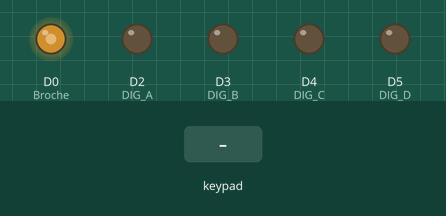
This program was run on a simulated Arduino MKR. Parts: output pins drawn as LEDs (lit = HIGH). The test bench sets the inputs (shaded band). What the program prints to the serial monitor is not drawn.

Above: at 1.26 s.
1.3 s: keypad keys 1 0 1 1 1 2 1 3 A pressed 0.4 s apart
At 5.2 s:
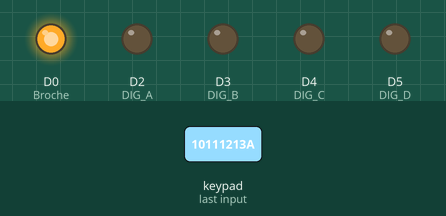
6.4 s: key '1' pressed
At 6.81 s:
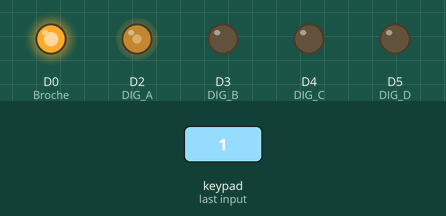
9.4 s: key 'C' pressed
At 9.61 s:
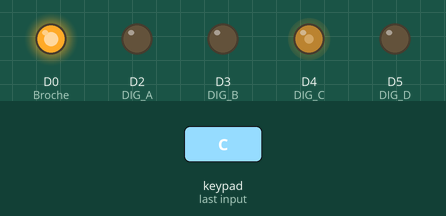
12.4 s: keypad keys 6 7 8 9 D pressed 0.4 s apart
At 14.49 s:
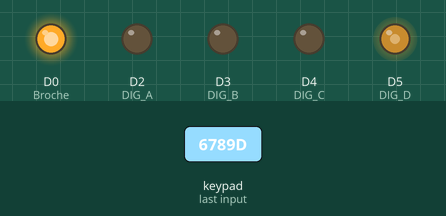
16.1 s: keypad keys 1 0 1 1 1 2 1 3 D pressed 0.4 s apart
22.7 s: keypad keys 1 0 1 1 1 2 1 3 pressed 0.4 s apart
Timing chart, 0 to 29.9 s (numbered marks = the images above; inputs shaded):
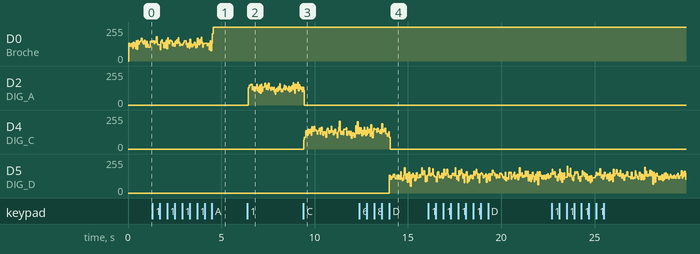

The program:

main.cpp
```cpp
#include <Arduino.h>

//#include "WIFIConnector_MKR1000.h"
//#include "MQTTConnector.h"

//Libraries
#include <Keypad.h>//https://github.com/Chris--A/Keypad
//Constants
#define ROWS 4
#define COLS 4
const int DIG_A =   2;            //Broche relier au boutton A
const int DIG_B =   3;            //Broche relier au boutton B
const int DIG_C =   4;            //Broche relier au boutton C
const int DIG_D =   5;            //Broche relier au boutton D


//Parameters

//Creation d'un objet de 4 lignes et 4 colonnes = 16 touches
const char kp4x4Keys[ROWS][COLS]  = {{'1', '2', '3', 'A'}, {'4', '5', '6', 'B'}, {'7', '8', '9', 'C'}, {'*', '0', '#', 'D'}};

byte rowKp4x4Pin [4] = {6, 7, 8, 9};       // Broches representants les 4 lignes de la matrices
byte colKp4x4Pin [4] = {10, 11, 12, 13};       // Broches representants les 4 colonnes de la matrices

//Variables
char ValeurChoisie = 'I';
int Intensite = 3;
int Broche = 0;                   //Pour contenir une broche temporairement
bool ConfirmationBroche    =  false;
bool ConfirmationIntensite = false;

//Initialisation d'une classe au format matrice 4x4
Keypad kp4x4  = Keypad(makeKeymap(kp4x4Keys), rowKp4x4Pin, colKp4x4Pin, ROWS, COLS);


void setup() {

 //Init Serial USB
 Serial.begin(9600);
 //wifiConnect();                  //Branchement au réseau WIFI
 // MQTTConnect();                  //Branchement au broker MQTT
 pinMode(DIG_A, OUTPUT);
 pinMode(DIG_B, OUTPUT);
 pinMode(DIG_C, OUTPUT);
 pinMode(DIG_D, OUTPUT);
}


void loop()
{
     // digitalWrite(DIG_A,LOW);
      char customKey = kp4x4.getKey();
    switch (customKey)
  {
  case 'A':
         Broche = DIG_A;
         analogWrite(DIG_A,Intensite );
         //delay(3000);
         analogWrite(DIG_B, 0);
         analogWrite(DIG_C, 0);
         analogWrite(DIG_D, 0);
         //delay(8000);
         Intensite = 0;


    break;
  case 'B':
         Broche = DIG_B;
         analogWrite(DIG_A, 0);
         analogWrite(DIG_B, Intensite);
         analogWrite(DIG_C, 0);
         analogWrite(DIG_D, 0);
         //delay(3000);
         Intensite = 0;
    break;
  case 'C':
         Broche = DIG_C;
         analogWrite(DIG_A, 0);
         analogWrite(DIG_B, 0);
         analogWrite(DIG_C, Intensite);
         analogWrite(DIG_D, 0);
    break;
  case 'D':
        Broche = DIG_D;
         analogWrite(DIG_A, 0);
         analogWrite(DIG_B, 0);
         analogWrite(DIG_C, 0);
         analogWrite(DIG_D, Intensite);
    break;
  default:
       Serial.println("Broche");
       //delay(500);
    break;
  }


  if (customKey == '*')
  {

     ConfirmationBroche = true;
       Serial.println("ConfirBroche");
  }

  switch (customKey)
 {
    case '1':
        Intensite = int(customKey) - '0';
       Serial.println(Intensite);

      break;
    case '2':
        Intensite = int(customKey) - '0';
      break;
    case '3':
        Intensite = int(customKey) - '0';
      break;
    case '4':
        Intensite = int(customKey) - '0';
      break;
    case '5':
        Intensite = int(customKey) - '0';
      break;
    case '6':
        Intensite = int(customKey) - '0';
      break;
    case '7':
        Intensite = int(customKey) - '0';
      break;
    case '8':
        Intensite = int(customKey) - '0';
      break;
    case '9':
        Intensite = int(customKey) - '0';
      break;
    default:
        Serial.println("Intensite");
      break;
 }


  if (customKey == '#')
  {
     ConfirmationIntensite = true;
  }

 /* if (ConfirmationBroche == true )
  { */

     Intensite = map(Intensite,0,9,0,255);
    analogWrite(Broche, Intensite);
    /*
       // Serial.println("Correct");
     appendPayload("Broche", Val);  //Ajout de la valeur de la broche A1 au message MQTT
  appendPayload("Intensite", Intensite);  //Ajout de la valeur de la broche A3 au message MQTT
  sendPayload();
     //delay(3000);  */
 //}


}
```
